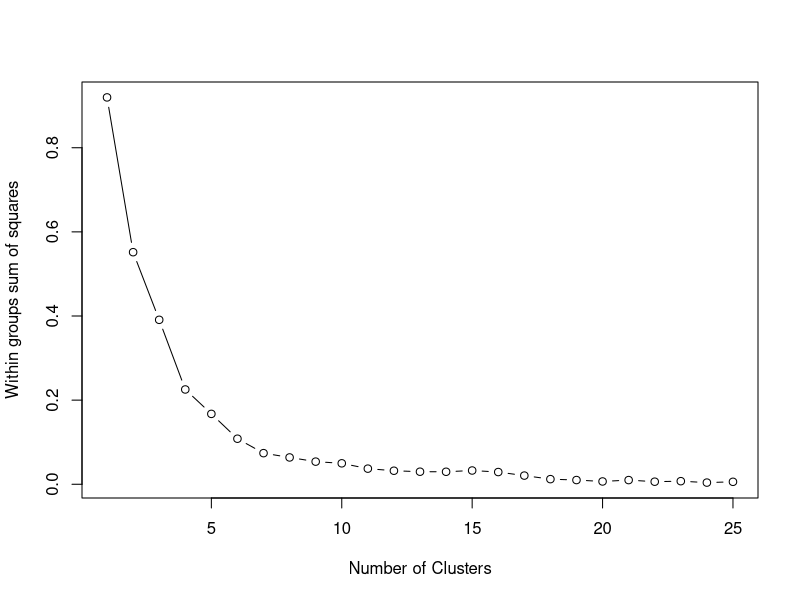
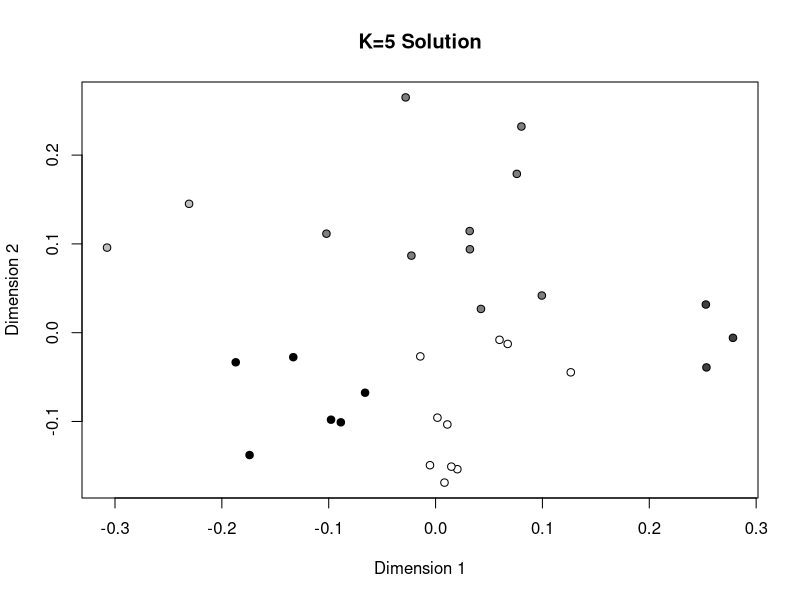

Source code (R) for these figures, in order:
#First, make sure to check spreadsheet for errors, save as .csv spreadsheet with first row=Song No. and rows 2-42= CantoCore variables no. 1-26 + Cantometrics Performance features (variables no. 5, 6, 23-26, 28, 30-37) 

#open R, change workspace to correct folder
setwd("/Users/pesavage/Documents/Research/Papers/Unpublished/Daikoku et al (2019:2020) ISMIR to submit")

#import spreadsheet (multi-state):

data<-as.matrix(read.csv("CantoConsensusTapeConsensusCodings.csv",header=TRUE,row.names=1))
data[,27:41]<-as.numeric(data[,27:41])

#convert all numeric values to range between 0-1

#convert CantoCore i-iii scales

data[ data == "i" ] <- 0
data[ data == "ii" ] <- 0.5
data[ data == "iii" ] <- 1

#convert 1-6 Cantometric scales

data[ , c(28,30) ][ data[ , c(28,30)] == 1 ] <- 0
data[ , c(28,30) ][ data[ , c(28,30)] == 2 ] <- 0.2
data[ , c(28,30) ][ data[ , c(28,30)] == 3 ] <- 0.4
data[ , c(28,30) ][ data[ , c(28,30)] == 4 ] <- 0.6
data[ , c(28,30) ][ data[ , c(28,30)] == 5 ] <- 0.8
data[ , c(28,30) ][ data[ , c(28,30)] == 6 ] <- 1

#convert 1-4 Cantometric scales

data[ , c(32,33,37) ][ data[ , c(32,33,37)] == 1 ] <- 0
data[ , c(32,33,37) ][ data[ , c(32,33,37)] == 2 ] <- (1/3)
data[ , c(32,33,37) ][ data[ , c(32,33,37)] == 3 ] <- (2/3)
data[ , c(32,33,37) ][ data[ , c(32,33,37)] == 4 ] <- 1


#convert 1-3 Cantometric scales

data[ , c(34,35) ][ data[ , c(34,35)] == 1 ] <- 0
data[ , c(34,35) ][ data[ , c(34,35)] == 2 ] <- 0.5
data[ , c(34,35) ][ data[ , c(34,35)] == 3 ] <- 1

#convert 1-5 Cantometric scales

data[ , c(27,29,31,36,38:41) ][ data[ , c(27,29,31,36,38:41)] == 1 ] <- 0
data[ , c(27,29,31,36,38:41) ][ data[ , c(27,29,31,36,38:41)] == 2 ] <- 0.25
data[ , c(27,29,31,36,38:41) ][ data[ , c(27,29,31,36,38:41)] == 3 ] <- 0.5
data[ , c(27,29,31,36,38:41) ][ data[ , c(27,29,31,36,38:41)] == 4 ] <- 0.75
data[ , c(27,29,31,36,38:41) ][ data[ , c(27,29,31,36,38:41)] == 5 ] <- 1

#add distance matrix algorithm
ordinal.fn<-function (x,y) {
if(is.na(x)|is.na(y))"NA" else
abs(x-y)}
weightedv6.dist<-function(d,ord,nom) {
d[d==""]<-NA
nominal<-cbind(d[,nom])
nominal.fields<-vector("list",length=length(nominal[1,]))
for (i in 1:length(nominal[1,])) {nominal.fields[[i]]<-matrix(nrow=length(nominal[,1]),ncol=13)}
for (i in 1:length(nominal[1,])) {rownames(nominal.fields[[i]])<-rownames(nominal)}
for (i in 1:length(nominal[1,])) {colnames(nominal.fields[[i]])<-c("a","b","c","d","e","f","g","h","i","j","k","l","m")}
for (j in 1:13){
for (k in 1:length(nominal[,1])){
for (i in 1:length(nominal[1,])){nominal.fields[[i]][k,j]<-(if(is.na(nominal[k,i]))"NA" else if(substr(nominal[k,i],1,1)==colnames(nominal.fields[[i]])[j] | substr(nominal[k,i],2,2)==colnames(nominal.fields[[i]])[j] |substr(nominal[k,i],3,3)==colnames(nominal.fields[[i]])[j] |substr(nominal[k,i],4,4)==colnames(nominal.fields[[i]])[j] |substr(nominal[k,i],5,5)==colnames(nominal.fields[[i]])[j] |substr(nominal[k,i],6,6)==colnames(nominal.fields[[i]])[j] |substr(nominal[k,i],7,7)==colnames(nominal.fields[[i]])[j] |substr(nominal[k,i],8,8)==colnames(nominal.fields[[i]])[j] |substr(nominal[k,i],9,9)==colnames(nominal.fields[[i]])[j] |substr(nominal[k,i],10,10)==colnames(nominal.fields[[i]])[j] |substr(nominal[k,i],11,11)==colnames(nominal.fields[[i]])[j] |substr(nominal[k,i],12,12)==colnames(nominal.fields[[i]])[j] |substr(nominal[k,i],13,13)==colnames(nominal.fields[[i]])[j])1 else 0) }}}
suppressWarnings(for (i in 1:length(nominal[1,])){storage.mode(nominal.fields[[i]])<-"numeric"})
nominal.dist<-vector("list",length=length(nominal[1,]))
for (i in 1:length(nominal[1,])) {nominal.dist[[i]]<-matrix(nrow=length(nominal[,1]),ncol=length(nominal[,1]))}
nominal.result<-matrix(nrow=length(d[,1]),ncol=length(d[,1]),c(rep(0,(length(d[,1])*length(d[,1])))))
ordinal<-cbind(d[,ord])
suppressWarnings(storage.mode(ordinal)<-"numeric")
ordinal.dist<-vector("list",length=length(ordinal[1,]))
for (i in 1:length(ordinal[1,])) {ordinal.dist[[i]]<-matrix(nrow=length(ordinal[,1]),ncol=length(ordinal[,1]))}
ordinal.result<-matrix(nrow=length(d[,1]),ncol=length(d[,1]),c(rep(0,(length(d[,1])*length(d[,1])))))
result<-matrix(nrow=length(d[,1]),ncol=length(d[,1]))
for (k in 1:length(nominal[,1])){
for (j in 1:length(nominal[,1])){
for (i in 1:length(nominal[1,])){nominal.dist[[i]][k,j]<-if(is.na(nominal.fields[[i]][k,1])|is.na(nominal.fields[[i]][j,1]))"NA" else ((if(nominal.fields[[i]][k,1]==nominal.fields[[i]][j,1])0 else 1)+(if(nominal.fields[[i]][k,2]==nominal.fields[[i]][j,2])0 else 1)+(if(nominal.fields[[i]][k,3]==nominal.fields[[i]][j,3])0 else 1)+(if(nominal.fields[[i]][k,4]==nominal.fields[[i]][j,4])0 else 1)+(if(nominal.fields[[i]][k,5]==nominal.fields[[i]][j,5])0 else 1)+(if(nominal.fields[[i]][k,6]==nominal.fields[[i]][j,6])0 else 1)+(if(nominal.fields[[i]][k,7]==nominal.fields[[i]][j,7])0 else 1)+(if(nominal.fields[[i]][k,8]==nominal.fields[[i]][j,8])0 else 1)+(if(nominal.fields[[i]][k,9]==nominal.fields[[i]][j,9])0 else 1)+(if(nominal.fields[[i]][k,10]==nominal.fields[[i]][j,10])0 else 1)+(if(nominal.fields[[i]][k,11]==nominal.fields[[i]][j,11])0 else 1)+(if(nominal.fields[[i]][k,12]==nominal.fields[[i]][j,12])0 else 1))/((if(nominal.fields[[i]][k,1]==1 | nominal.fields[[i]][[j,1]]==1)1 else 0)+(if(nominal.fields[[i]][k,2]==1 | nominal.fields[[i]][[j,2]]==1)1 else 0)+(if(nominal.fields[[i]][k,3]==1 | nominal.fields[[i]][[j,3]]==1)1 else 0)+(if(nominal.fields[[i]][k,4]==1 | nominal.fields[[i]][[j,4]]==1)1 else 0)+(if(nominal.fields[[i]][k,5]==1 | nominal.fields[[i]][[j,5]]==1)1 else 0)+(if(nominal.fields[[i]][k,6]==1 | nominal.fields[[i]][[j,6]]==1)1 else 0)+(if(nominal.fields[[i]][k,7]==1 | nominal.fields[[i]][[j,7]]==1)1 else 0)+(if(nominal.fields[[i]][k,8]==1 | nominal.fields[[i]][[j,8]]==1)1 else 0)+(if(nominal.fields[[i]][k,9]==1 | nominal.fields[[i]][[j,9]]==1)1 else 0)+(if(nominal.fields[[i]][k,10]==1 | nominal.fields[[i]][[j,10]]==1)1 else 0)+(if(nominal.fields[[i]][k,11]==1 | nominal.fields[[i]][[j,11]]==1)1 else 0)+(if(nominal.fields[[i]][k,12]==1 | nominal.fields[[i]][[j,12]]==1)1 else 0))}}}
suppressWarnings(for (i in 1:length(nominal[1,])){storage.mode(nominal.dist[[i]])<-"numeric"})
vnom<-vector(mode="numeric",length=length(nominal[1,]))
for (k in 1:length(nominal[,1])){
for (j in 1:length(nominal[,1])){
for (i in 1:length(nominal[1,])){
  vnom[i]<-nominal.dist[[i]][k,j]
  }
  nominal.result[k,j]<-mean(suppressWarnings(as.numeric(vnom)),na.rm=TRUE)
  }}
for (k in 1:length(ordinal[,1])){
for (j in 1:length(ordinal[,1])){
for (i in 1:length(ordinal[1,])){ordinal.dist[[i]][k,j]<-ordinal.fn(x=ordinal[k,i],y=ordinal[j,i]) }}}
suppressWarnings(for (i in 1:length(ordinal[1,])){storage.mode(ordinal.dist[[i]])<-"numeric"})
vord<-vector(mode="numeric",length=length(ordinal[1,]))
for (k in 1:length(ordinal[,1])){
for (j in 1:length(ordinal[,1])){
for (i in 1:length(ordinal[1,])){
  vord[i]<-ordinal.dist[[i]][k,j]
  }
  ordinal.result[k,j]<-mean(suppressWarnings(as.numeric(vord)),na.rm=TRUE)
  }}
for (k in 1:length(nominal[,1])){
for (j in 1:length(nominal[,1])){
result[k,j]<-if(is.na(nominal.result[k,j]))ordinal.result[k,j] else if(is.na(ordinal.result[k,j])) nominal.result[k,j] else (ordinal.result[k,j]*length(ord) + nominal.result[k,j]*length(nom))/(length(ord)+length(nom))
}}
row.names(result)<-row.names(d)
colnames(result)<-row.names(d)
as.dist(result)
}

#create distance matrix
dist<-weightedv6.dist(data,c(5:7,10:13,15:17,19,21:23,26:41),c(1:4,8:9,14,18,20,24:25))

write.csv(as.matrix(dist),"CantoCoreCantometricsDist.csv")

#Plot Multidimensional scaling (MDS) [this code also includes code for k-means cluster analysis, but not necessarily useful here]

#K-means:
mds<-cmdscale(dist)
wss <- (nrow(mds)-1)*sum(apply(mds,2,var))
for (i in 2:25) wss[i] <- sum(kmeans(mds,centers=i)$withinss)
plot(1:25, wss, type="b", xlab="Number of Clusters",ylab="Within groups sum of squares")

#K=5
dev.new()
fit <- kmeans(mds, 5)
aggregate(mds,by=list(fit$cluster),FUN=mean)
japancol.MDS<- data.frame(mds, fit$cluster)
japancol.MDS$japancol.MDS[japancol.MDS$fit.cluster ==4]<- "gray0"
japancol.MDS$japancol.MDS[japancol.MDS$fit.cluster ==2]<- "gray25"
japancol.MDS$japancol.MDS[japancol.MDS$fit.cluster ==3]<- "gray50"
japancol.MDS$japancol.MDS[japancol.MDS$fit.cluster ==5]<- "gray75"
japancol.MDS$japancol.MDS[japancol.MDS$fit.cluster ==1]<- "gray100"
colnames(japancol.MDS)<-c("X1",  "X2", "fit.cluster", "col")
plot(japancol.MDS $X1, japancol.MDS $X2,xlab="Dimension 1", ylab="Dimension 2", main="K=5 Solution", pch=c(rep(21,60),rep(24,240),rep(22,380)),bg= japancol.MDS $col)


